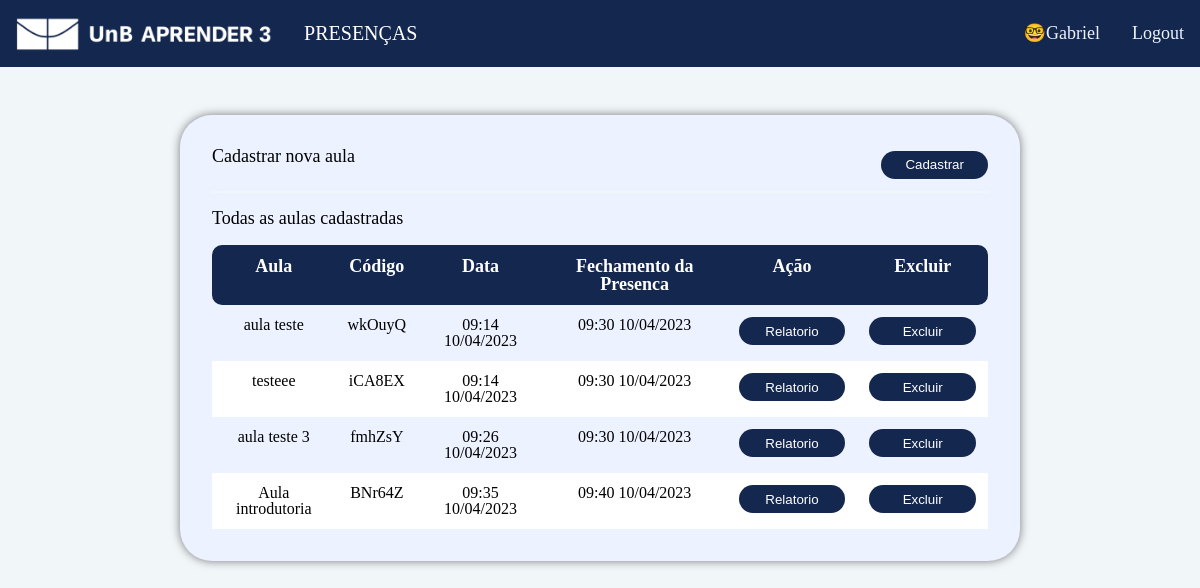
Before: /gerenciarPresenca (signed in) with the older database file.
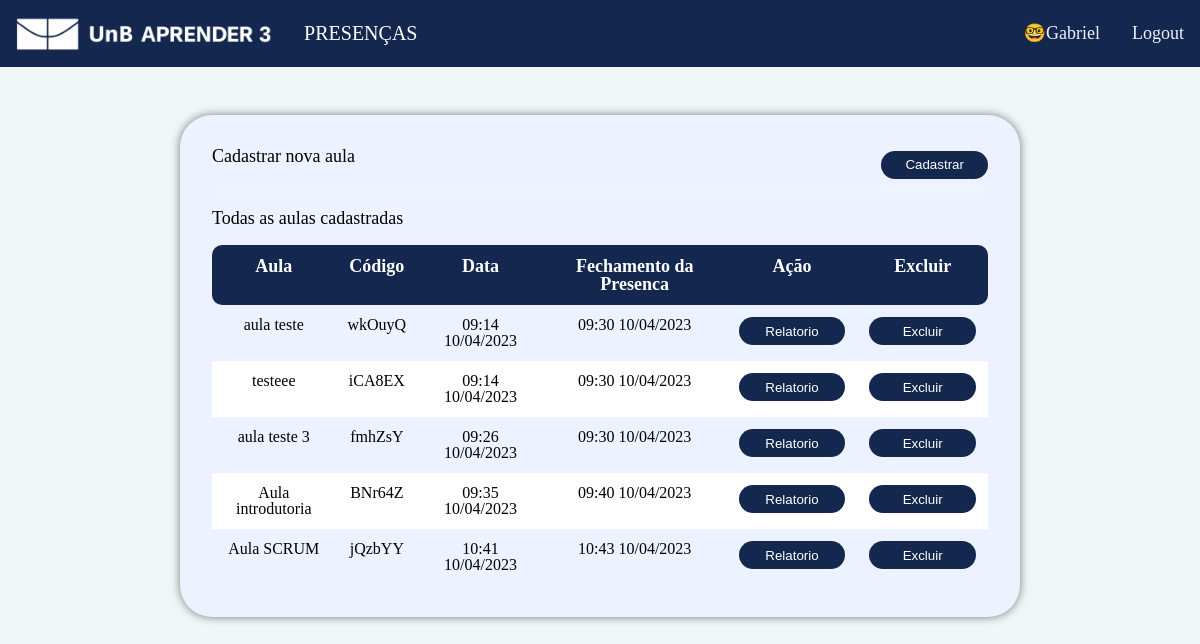
After: the same page with the newer database file.
### app/models.py (models this page shows, shortened)
class User(db.Model, UserMixin):
    matricula = db.Column(db.String(9), primary_key=True)
    email = db.Column(db.String(100), unique=True, nullable=False)
    nome = db.Column(db.String(100), nullable=False)
    senha_hash = db.Column(db.String(100), nullable=False)
    eh_professor = db.Column(db.Boolean, nullable=True, default=False)
    presenca_todas_aulas = db.relationship('Presenca')
    @property
    def senha(self):
        return self.senha

class Aula(db.Model):
    id = db.Column(db.Integer, primary_key=True, autoincrement=True)
    nome = db.Column(db.String(100), nullable=False)
    codigo = db.Column(db.Integer, nullable=True)
    aberta = db.Column(db.Boolean, nullable=True, default=False)
    data = db.Column(db.DateTime, nullable=True, default=datetime.now(fuso_horario))
    data_fechamento = db.Column(db.DateTime, nullable=True, default=datetime.now(fuso_horario))
    presencas = db.relationship('Presenca', cascade='all, delete-orphan')

### app/routes.py (the view)
@app.route('/gerenciarPresenca')
@login_required
@professor_required
def professor_page():
    print(request.remote_addr)
    aulas = Aula.query.all()
    return render_template('pages/professor.html', aulas=aulas)

### app/models.py (called while the page is built)
@login_manager.user_loader
def load_user(matricula):
    return User.query.get(matricula)

### app/utils.py (called while the page is built)
def professor_required(f):
    @wraps(f)
    def decorated_function(*args, **kwargs):
        if not current_user.is_authenticated:
            return current_app.login_manager.unauthorized()
        elif not current_user.eh_professor:
            abort(403)
        return f(*args, **kwargs)
    return decorated_function

### app/templates/pages/professor.html (shortened to what this page needs)
{% extends 'base_template.html' %} {% block content %}
<section class="container">
  <div class="aula">
    <p class="container__texto">Cadastrar nova aula</p>
    <button
      class="button"
      onclick="document.getElementById('modal').style.display='block'"
    >
      Cadastrar
    </button>
  </div>
  <div class="presenca">
    <h1 class="container__texto">Todas as aulas cadastradas</h1>
    <table class="table-striped-columns">
      <thead>
        <tr>
          <th>Aula</th>
          <th>Código</th>
          <th>Data</th>
          <th>Fechamento da Presenca</th>
          <th>Ação</th>
          <th>Excluir</th>
        </tr>
      </thead>
      <tbody>
        {% for aula in aulas %}
        <tr>
          <td>{{aula.nome}}</td>
          <td>{{aula.codigo}}</td>
          <td>{{aula.data.strftime('%H:%M %d/%m/%Y')}}</td>
          <td>
            {% if aula.aberta %} ---- {% else %}
            {{aula.data_fechamento.strftime('%H:%M %d/%m/%Y')}} {% endif %}
          </td>
          <td>
            {% if aula.aberta %}
            <a href="{{ url_for('fechar_presenca_aula', aula_id=aula.id ) }}"
              ><button class="button">Fechar</button></a
            >
            {% else %}
            <a href="{{ url_for('relatorio_presenca', aula_id=aula.id ) }}"
              ><button class="button">Relatorio</button></a
            >
            {% endif %}
          </td>
          <td>
            <a
              href="{{ url_for('deletar_aula', aula_id=aula.id ) }}"
              onclick="return confirm('Tem certeza de que deseja excluir esta aula?')"
              ><button class="button">Excluir</button>
            </a>
          </td>
        </tr>
        {% endfor %}
      </tbody>
    </table>
  </div>
</section>
{% endblock%}

### app/templates/base_template.html (shortened to what this page needs)
<!DOCTYPE html>
<html lang="en">
  <head>
    <link rel="stylesheet" />
    <link rel="stylesheet" href="../static/style.css" />
    <link rel="stylesheet" href="../static/reset.css" />
  </head>
  <body>
    <header>
      <nav class="navbar">
        <div class="navbar__items">
          <img src="../static/img/LOGOAPRENDER 3.png" alt="" />
          <span class="navbar__texto">Presenças</span>
        </div>
        <div class="navbar__items">
          {% if not current_user.is_authenticated %}
          <a class="navbar__link" href="{{ url_for('login_page') }}">Login</a>
          <a class="navbar__link" href="{{ url_for('register_page') }}"
            >Registrar</a
          >
          {% else %}
          <span class="navbar__nome">🤓{{ current_user.nome }}</span>
          <a class="navbar__link" href="{{ url_for('logout_page') }}">Logout</a>
          {% endif %}
        </nav>
    </header>
    <main>
       {% block content %}{% endblock %}
    </main>
  </body>
</html>

### app/static/style.css (style rules this page uses)
:root { --cor-primaria: #f1f6f9; --cor-secundaria: #14274e; --cor-terciaria: #394867; --cor-quaternaria: #ecf2ff; --cor-clara: #ffffff; --cor-escura: #000000; }
body { background-color: var(--cor-primaria); }
.button { background-color: var(--cor-secundaria); color: var(--cor-clara); padding: 0.5em 1em; width: 8em; border-radius: 20px; border: none; cursor: pointer; transition: all 0.5s ease-in-out; }
.container { background-color: var(--cor-quaternaria); box-sizing: border-box; max-width: 70%; border-radius: 2em; margin: 3em auto 0 auto; padding: 2em; box-shadow: 0 0 10px 0 rgba(0, 0, 0, 0.5); }
.aula { display: flex; align-items: center; justify-content: space-between; padding-bottom: 0.5em; border-bottom: solid 2px var(--cor-primaria); }
.container__texto { font-size: 18px; font-weight: 500; margin-bottom: 1em; }
.presenca { margin-top: 1em; }

### app/static/navbar.css (style rules this page uses)
.navbar { background-color: var(--cor-secundaria); padding: 1em; display: flex; flex-wrap: wrap; align-items: center; justify-content: space-between; }
.navbar__items { display: flex; align-items: center; gap: 2em; flex-wrap: wrap; }
.navbar__texto, .navbar__link { color: var(--cor-clara); }
.navbar__texto { font-size: 20px; text-transform: uppercase; color: var(--cor-clara); }
.navbar__link, .navbar__nome { font-size: 18px; color: #ecf2ff; }
.navbar img { max-height: 35px; }
.navbar a { transition: all 0.3s ease-in-out; }

### app/static/table.css (style rules this page uses)
.table-striped-columns { width: 100%; border-collapse: collapse; border-spacing: 0; background-color: var(--cor-quaternaria); }
.table-striped-columns th, .table-striped-columns td { padding: 0.75rem; vertical-align: top; text-align: center; }
.table-striped-columns th { background-color: var(--cor-secundaria); color: var(--cor-clara); font-size: 18px; font-weight: 700; }
.table-striped-columns th:nth-child(1) { border-bottom-left-radius: 10px; border-top-left-radius: 10px; }
.table-striped-columns th:last-child { border-bottom-right-radius: 10px; border-top-right-radius: 10px; }
.table-striped-columns tbody tr:nth-child(odd) td { background-color: var(--cor-quaternaria); }
.table-striped-columns tbody tr:nth-child(even) td { background-color: var(--cor-clara); }

Changed rows visible on the page:
added Aula: nome "Aula SCRUM", codigo "jQzbYY", data "10:41 10/04/2023", data_fechamento "10:43 10/04/2023"
